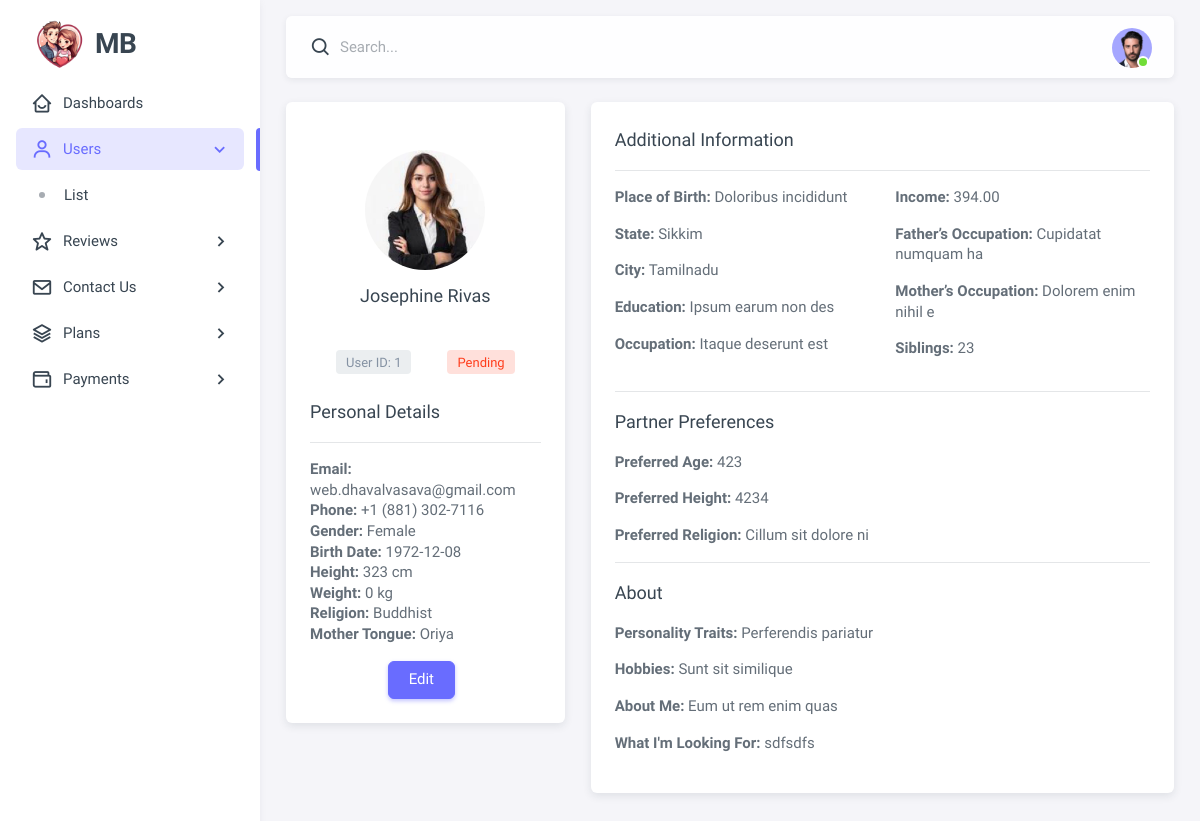
Before: /admin/view_user.php (signed in) with the older database file.
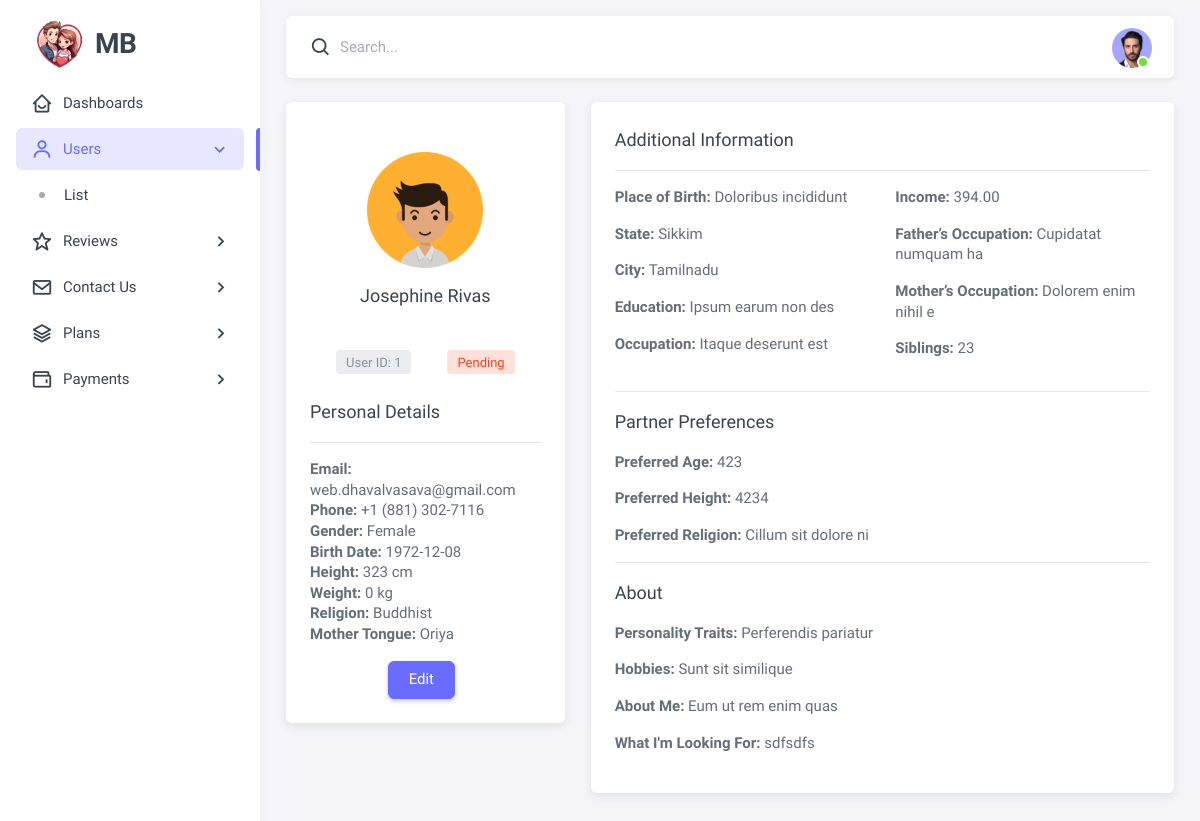
After: the same page with the newer database file.
### tables this page shows
CREATE TABLE `users` (
  `id` int(11) NOT NULL,
  `role_id` int(11) NOT NULL DEFAULT 2,
  `full_name` varchar(255) DEFAULT NULL,
  `profile_img` varchar(255) NOT NULL DEFAULT 'assets/img/avatar/avatar-1.png',
  `password` varchar(255) DEFAULT NULL,
  `dob` date DEFAULT NULL,
  `gender` varchar(10) DEFAULT NULL,
  `email` varchar(255) DEFAULT NULL,
  `phone_no` varchar(20) DEFAULT NULL,
  `height` float DEFAULT NULL,
  `weight` float DEFAULT NULL,
  `cast` varchar(255) DEFAULT NULL,
  `place_of_birth` varchar(255) DEFAULT NULL,
  `state` varchar(255) DEFAULT NULL,
  `city` varchar(255) DEFAULT NULL,
  `religion` varchar(255) DEFAULT NULL,
  `mother_tongue` varchar(255) DEFAULT NULL,
  `education` varchar(255) DEFAULT NULL,
  `occupation` varchar(255) DEFAULT NULL,
  `income` decimal(10,2) DEFAULT NULL,
  `father_occupation` varchar(255) DEFAULT NULL,
  `mother_occupation` varchar(255) DEFAULT NULL,
  `siblings` int(11) DEFAULT NULL,
  `partner_age` int(11) DEFAULT NULL,
  `partner_height` float DEFAULT NULL,
  `partner_religion` varchar(255) DEFAULT NULL,
  `personality_traits` text DEFAULT NULL,
  `hobbies` text DEFAULT NULL,
  `about_me` text DEFAULT NULL,
  `what_are_you_looking_for` text DEFAULT NULL,
  `status` varchar(50) DEFAULT NULL,
  `created_at` timestamp NOT NULL DEFAULT current_timestamp(),
  `updated_at` timestamp NOT NULL DEFAULT current_timestamp() ON UPDATE current_timestamp()
);

### admin/db.php (called while the page is built, shortened)
<?php
$base_url = "http://" . $_SERVER['HTTP_HOST'] . dirname($_SERVER['SCRIPT_NAME']);
?>

### admin/view_user.php (the view, shortened to what the changed rows need)
<?php
include 'header.php';
$user_id = (int) ($_GET['id'] ?? 1);
$sql = "SELECT * FROM users WHERE id = $user_id";
$result = mysqli_query($conn, $sql);
$user = mysqli_fetch_assoc($result);
?>
<body>
    <div class="layout-wrapper layout-content-navbar">
        <div class="layout-container">
            <div class="layout-page">
                <div class="content-wrapper">
                    <div class="container-xxl flex-grow-1 container-p-y">
                        <div class="row">
                            <div class="col-xl-4 col-lg-5">
                                <div class="card mb-4">
                                <div class="card-body pt-12">
                                    <div class="user-avatar-section ">
                                        <div class=" d-flex align-items-center flex-column">
                                            <img class="img-fluid rounded-circle mb-3"
                                                src="<?= str_replace('admin/', '', $base_url . '/' . $user['profile_img']); ?>"
                                                height="120" width="120" alt="User avatar"
                                                onerror="this.onerror=null; this.src='<?= $base_url ?>/assets/img/avatar/avatar-1.png';">
                                            <h5><?= htmlspecialchars($user['full_name']) ?></h5>
                                        </div>
                                    </div>
                                    <div class="d-flex justify-content-center  flex-wrap my-6 gap-0 gap-md-3 gap-lg-4">
                                        <div class="d-flex align-items-center me-5 gap-4">
                                        <span class="badge bg-label-secondary">User ID: <?= $user['id'] ?></span>
                                        </div>
                                        <div class="d-flex align-items-center gap-4">
                                        <span
                                                class="badge bg-label-<?= $user['status'] === 'active' ? 'success' : 'danger' ?>">
                                                <?= ucfirst($user['status']) ?>
                                            </span>
                                        </div>
                                    </div>
                                        <ul class="list-unstyled">
                                            <li><strong>Email:</strong> <?= htmlspecialchars($user['email']) ?></li>
                                            <li><strong>Phone:</strong> <?= htmlspecialchars($user['phone_no']) ?></li>
                                            <li><strong>Gender:</strong> <?= htmlspecialchars($user['gender']) ?></li>
                                            <li><strong>Birth Date:</strong> <?= htmlspecialchars($user['dob']) ?></li>
                                            <li><strong>Height:</strong> <?= htmlspecialchars($user['height']) ?> cm
                                            </li>
                                            <li><strong>Weight:</strong> <?= htmlspecialchars($user['weight']) ?> kg
                                            </li>
                                            <li><strong>Religion:</strong> <?= htmlspecialchars($user['religion']) ?>
                                            </li>
                                            <li><strong>Mother Tongue:</strong>
                                                <?= htmlspecialchars($user['mother_tongue']) ?></li>
                                        </ul>
                                    </div>
                                </div>
                            </div>
                            <div class="col-xl-8 col-lg-7">
                                <div class="card mb-4">
                                    <div class="card-body">
                                        <h5 class="card-title">Additional Information</h5>
                                        <hr>
                                        <div class="row">
                                            <div class="col-md-6">
                                                <p><strong>Place of Birth:</strong>
                                                    <?= htmlspecialchars($user['place_of_birth']) ?></p>
                                                <p><strong>State:</strong> <?= htmlspecialchars($user['state']) ?></p>
                                                <p><strong>City:</strong> <?= htmlspecialchars($user['city']) ?></p>
                                                <p><strong>Education:</strong>
                                                    <?= htmlspecialchars($user['education']) ?></p>
                                                <p><strong>Occupation:</strong>
                                                    <?= htmlspecialchars($user['occupation']) ?></p>
                                            </div>
                                            <div class="col-md-6">
                                                <p><strong>Income:</strong> <?= htmlspecialchars($user['income']) ?></p>
                                                <p><strong>Father’s Occupation:</strong>
                                                    <?= htmlspecialchars($user['father_occupation']) ?></p>
                                                <p><strong>Mother’s Occupation:</strong>
                                                    <?= htmlspecialchars($user['mother_occupation']) ?></p>
                                                <p><strong>Siblings:</strong> <?= htmlspecialchars($user['siblings']) ?>
                                                </p>
                                            </div>
                                        </div>
                                        <hr>
                                        <h5>Partner Preferences</h5>
                                        <p><strong>Preferred Age:</strong> <?= htmlspecialchars($user['partner_age']) ?>
                                        </p>
                                        <p><strong>Preferred Height:</strong>
                                            <?= htmlspecialchars($user['partner_height']) ?></p>
                                        <p><strong>Preferred Religion:</strong>
                                            <?= htmlspecialchars($user['partner_religion']) ?></p>
                                        <hr>
                                        <h5>About</h5>
                                        <p><strong>Personality Traits:</strong>
                                            <?= htmlspecialchars($user['personality_traits']) ?></p>
                                        <p><strong>Hobbies:</strong> <?= htmlspecialchars($user['hobbies']) ?></p>
                                        <p><strong>About Me:</strong> <?= htmlspecialchars($user['about_me']) ?></p>
                                        <p><strong>What I'm Looking For:</strong>
                                            <?= htmlspecialchars($user['what_are_you_looking_for']) ?></p>
                                    </div>
                                </div>
                            </div>
                        </div>
                    </div>
                </div>
            </div>
        </div>
    </div>
</body>
</html>

Changed rows visible on the page:
changed users "Josephine Rivas": profile_img: a different picture
